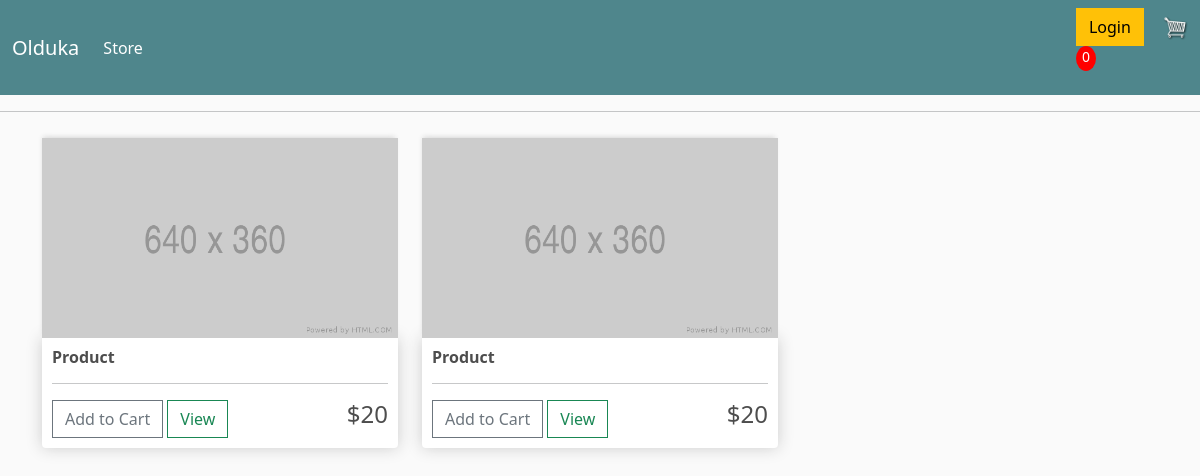
Before: / with the older database file.
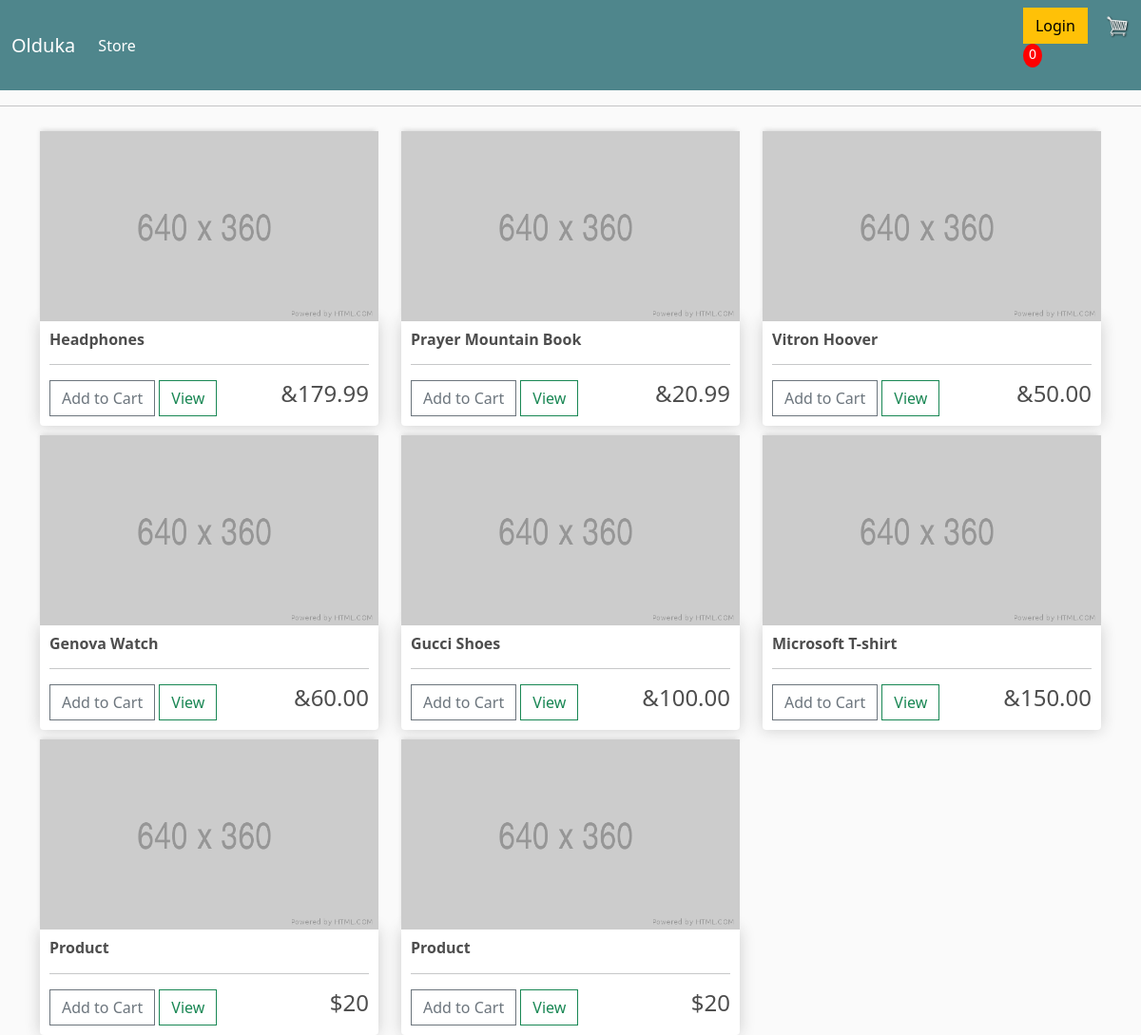
After: the same page with the newer database file.
### shop/models.py (models this page shows, shortened)
class Product(models.Model):
    name = models.CharField(max_length=200, null=True)
    price = models.FloatField()
    digital = models.BooleanField(default=False, null=True, blank=True)

### shop/views.py (the view)
# urls.py: path('', views.store, name="store"),
def store(request):
    products = Product.objects.all()
    context = {"products":products}
    return render(request, 'shop/store.html', context)

### shop/templates/shop/store.html
{% extends 'shop/main.html' %}
{% load static %}
{% block content %}
    <div class="row">
        {% for product in products %}
        <div class="col-lg-4">
            <img class="thumbnail" src="{% static 'images/placeholder.png' %}" alt="">
            <div class="box-element product">
                <h6><strong>{{product.name}}</strong></h6>
                <hr>
                <button class="btn btn-outline-secondary">Add to Cart</button>
                <a class="btn btn-outline-success" href="#">View</a>
                <h4 style="display: inline-block;float: right;">&{{product.price|floatformat:2}}</h4>
            </div>
        </div>
        {% endfor %}
        <div class="col-lg-4">
            <img class="thumbnail" src="{% static 'images/placeholder.png' %}" alt="">
            <div class="box-element product">
                <h6><strong>Product</strong></h6>
                <hr>
                <button class="btn btn-outline-secondary">Add to Cart</button>
                <a class="btn btn-outline-success" href="#">View</a>
                <h4 style="display: inline-block;float: right;">$20</h4>
            </div>
        </div>
        <div class="col-lg-4">
            <img class="thumbnail" src="{% static 'images/placeholder.png' %}" alt="">
            <div class="box-element product">
                <h6><strong>Product</strong></h6>
                <hr>
                <button class="btn btn-outline-secondary">Add to Cart</button>
                <a class="btn btn-outline-success" href="#">View</a>
                <h4 style="display: inline-block;float: right;">$20</h4>
            </div>
        </div>
    </div>
{% endblock content %}

### shop/templates/shop/main.html (shortened to what this page needs)
<!DOCTYPE html>
{% load static %}
<html lang="en">
<head>
    <link href="https://cdn.jsdelivr.net/npm/bootstrap@5.3.0-alpha1/dist/css/bootstrap.min.css" rel="stylesheet">
    <link rel="stylesheet" type="text/css" href="{% static 'css/main.css' %}">
</head>
<body>
    <nav class="navbar navbar-dark bg-dark navbar-expand-lg ">
        <div class="container-fluid">
          <a class="navbar-brand" href="{% url 'store' %}">Olduka</a>
          <div class="collapse navbar-collapse" id="navbarSupportedContent">
            <ul class="navbar-nav me-auto mb-2 mb-lg-0">
              <li class="nav-item">
                <a class="nav-link active" aria-current="page" href="{% url 'store' %}">Store</a>
              </li>
            </ul>
            <div class="form-inline my-2 my-lg-0">
                <a href="#"class="btn btn-warning">Login</a>
                <a href="{% url 'cart' %}">
                   <img  id="cart-icon" src="{% static 'images/cart.png' %}">
               </a>
               <p id="cart-total">0</p>
           </div>
          </div>
        </div>
      </nav>
    <hr>
    <div class="container">
        {% block content %}
        {% endblock content %}
    </div>
</body>
</html>

### static/css/main.css (style rules this page uses)
body { background-color: hsl(0, 0%, 98%); }
h1,h2,h3,h4,h5,h6 { color:hsl(0, 0%, 30%); }
.box-element { box-shadow:hsl(0, 0%, 80%) 0 0 16px; background-color: #fff; border-radius: 4px; padding: 10px; }
.thumbnail { width: 100%; height: 200px; -webkit-box-shadow: -1px -3px 5px -2px rgba(214,214,214,1); -moz-box-shadow: -1px -3px 5px -2px rgba(214,214,214,1); box-shadow: -1px -3px 5px -2px rgba(214,214,214,1); }
.product { border-radius: 0 0 4px 4px; }
.bg-dark { background-color: #4f868c!important; }
#cart-icon { width:25px; display: inline-block; margin-left: 15px; }
#cart-total { display: block; text-align: center; color:#fff; background-color: red; width: 20px; height: 25px; border-radius: 50%; font-size: 14px; }
.col-lg-4, .col-lg-6, .col-lg-8, .col-lg-12 { margin-top: 10px; }
.btn { border-radius: 0; }

Changed rows visible on the page:
added Product: name "Headphones", price "179.99"
added Product: name "Prayer Mountain Book", price "20.99"
added Product: name "Vitron Hoover", price "50.00"
added Product: name "Genova Watch", price "60.00"
added Product: name "Gucci Shoes", price "100.00"
added Product: name "Microsoft T-shirt", price "150.00"
